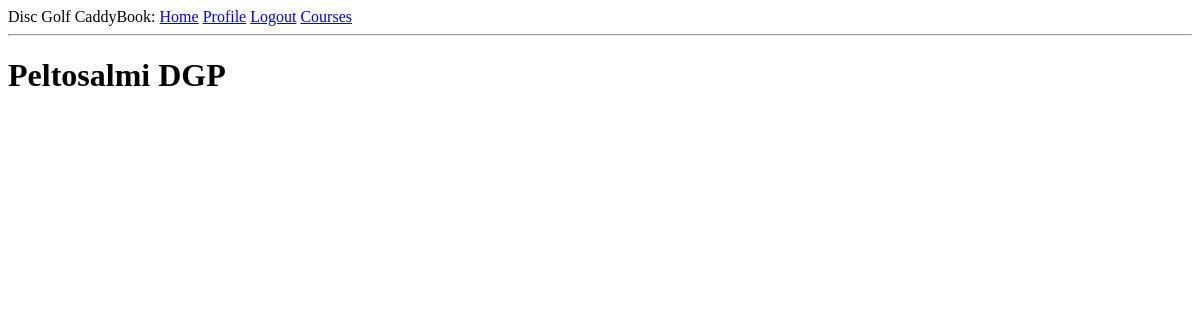
Before: /course/Peltosalmi DGP (signed in) with the older database file.
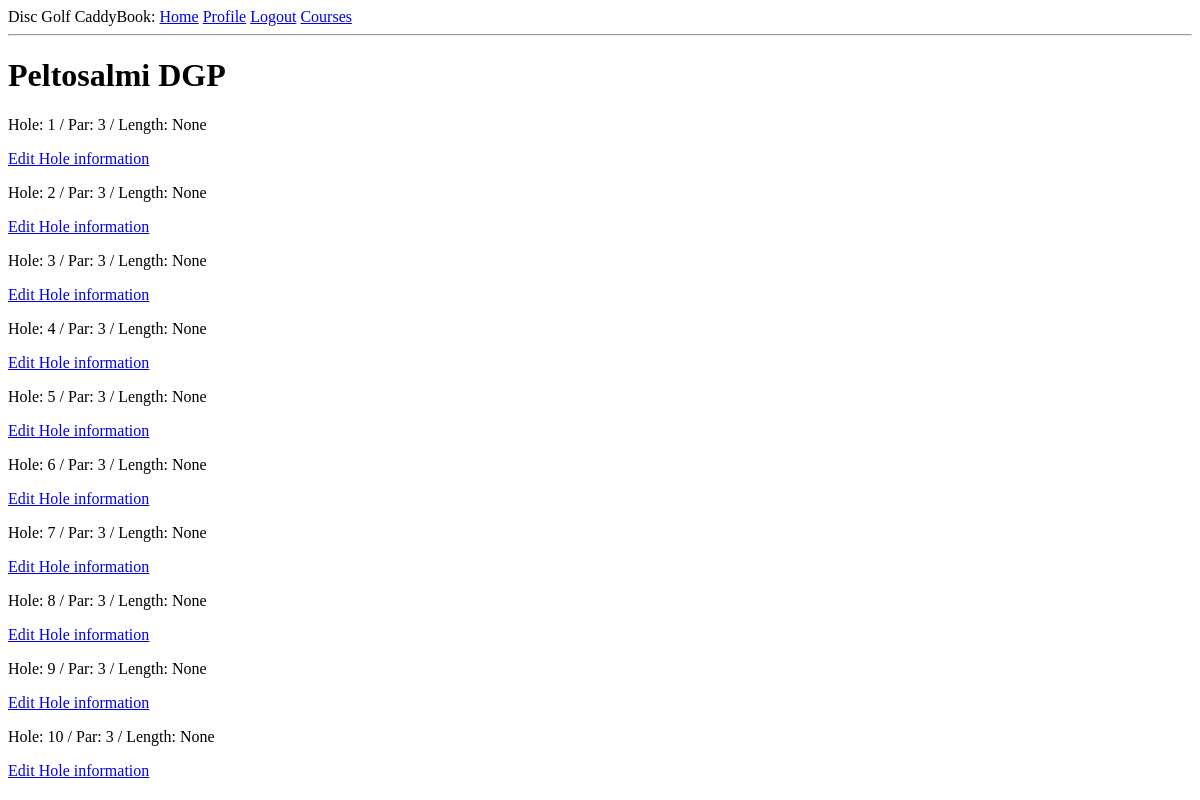
After: the same page with the newer database file.
### app/models.py (models this page shows, shortened)
class Hole(db.Model):
    id = db.Column(db.Integer, primary_key=True)
    holenum = db.Column(db.Integer, index=True)
    holepar = db.Column(db.Integer)
    holelength = db.Column(db.Integer)
    holecourse_id = db.Column(db.Integer, db.ForeignKey('course.id'))
    db.UniqueConstraint('holenum', 'holecourse_id', name='coursehole')

### app/routes.py (the view)
@app.route('/course/<coursename>')
@login_required
def course(coursename):
    course = Course.query.filter_by(coursename=coursename).first_or_404()
    holes = Hole.query.filter_by(holecourse_id=course.id)
    return render_template('course.html', course=course, holes=holes)

### app/models.py (called while the page is built)
@login.user_loader
def load_user(id):
    return User.query.get(int(id))

### app/templates/course.html
{% extends "base.html" %}
{% block content %}
<h1> {{course.coursename}} </h1>
{% for hole in holes %}
<p> Hole: {{hole.holenum}} / Par: {{hole.holepar}} / Length: {{hole.holelength}} </p>
<a href="{{ url_for('edithole', coursename=course.coursename, holenum=hole.holenum) }}">Edit Hole information</a>
{% endfor %}
{% endblock %}

Changed rows visible on the page:
now on this page (row edited): Hole: holenum "1", holepar "3", holelength "None"
now on this page (row edited): Hole: holenum "2", holepar "3", holelength "None"
now on this page (row edited): Hole: holenum "3", holepar "3", holelength "None"
now on this page (row edited): Hole: holenum "4", holepar "3", holelength "None"
now on this page (row edited): Hole: holenum "5", holepar "3", holelength "None"
now on this page (row edited): Hole: holenum "6", holepar "3", holelength "None"
now on this page (row edited): Hole: holenum "7", holepar "3", holelength "None"
now on this page (row edited): Hole: holenum "8", holepar "3", holelength "None"
now on this page (row edited): Hole: holenum "9", holepar "3", holelength "None"
now on this page (row edited): Hole: holenum "10", holepar "3", holelength "None"
